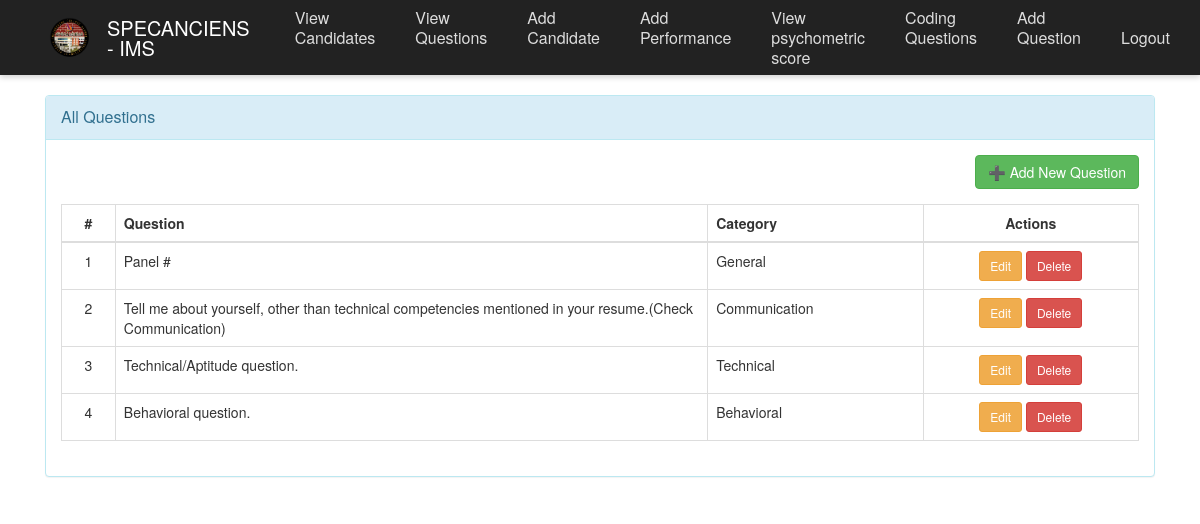
The app's page /viewQuestions.php (signed in) with its own data.
### tables this page shows
CREATE TABLE `ims_questions` (
  `question_id` int(10) NOT NULL,
  `question` text DEFAULT NULL,
  `category` varchar(50) NOT NULL DEFAULT 'General'
);

### inc/classes/DB.php (called while the page is built, shortened)
<?php
class DB {
    private $host = "localhost";
    private $dbname = "specanciensdb";
    private $dbuser = "root";
    private $dbpass = "";
    private $conn;
    public function __construct() {
        if (!$this->conn) {
            try {
                $dsn = "mysql:host={$this->host};dbname={$this->dbname};charset=utf8";
                $this->conn = new PDO($dsn, $this->dbuser, $this->dbpass);
                $this->conn->setAttribute(PDO::ATTR_ERRMODE, PDO::ERRMODE_EXCEPTION);
            } catch (PDOException $e) {
                die("<h3>Database Connection Failed</h3>" . $e->getMessage());
            }
        }
    }
    public function simplequerywithoutcondition($query) {
        $stmt = $this->conn->query($query);
        return $stmt;
    }
}
?>

### inc/classes/View.php (called while the page is built, shortened)
<?php
include("DB.php");
class View {
    private $db;
    function __construct() {
        $this->db = new DB();
    }
    function viewQuestions() {
        $sql = "SELECT * FROM ims_questions";
        $query = $this->db->simplequerywithoutcondition($sql);
        return $query->fetchAll();
    }
}
?>

### viewQuestions.php (the view, shortened to what this page needs)
<?php
include("inc/classes/View.php");
$view = new View();
$viewQuestions = $view->viewQuestions();
?>
<!DOCTYPE html>
<html lang="en">
<head>
    <link href="//maxcdn.bootstrapcdn.com/bootstrap/3.3.0/css/bootstrap.min.css" rel="stylesheet">
</head>
<body>
<div class="container">
    <?php include('nav.php'); ?>
    <div class="mainbox col-md-12 col-sm-10" style="margin-top: 10px;">
        <div class="panel panel-info">
            <div class="panel-heading">
                <div class="panel-title">All Questions</div>
            </div>
            <div class="panel-body">
                <?php if ($role === 'admin'): ?>
                    <div class="text-right" style="margin-bottom: 15px;">
                        <a href="addQuestion.php" class="btn btn-success">➕ Add New Question</a>
                    </div>
                <?php endif; ?>
                <?php if (!empty($viewQuestions)): ?>
                    <table class="table table-bordered">
                        <thead>
                            <tr>
                                <th style="width: 5%; text-align: center;">#</th>
                                <th style="width: 55%;">Question</th>
                                <th style="width: 20%;">Category</th>
                                <th style="width: 20%; text-align: center;">Actions</th>
                            </tr>
                        </thead>
                        <tbody>
                            <?php foreach ($viewQuestions as $index => $question): ?>
                                <tr>
                                    <td style="text-align: center;"><?= $index + 1 ?></td>
                                    <td><?= htmlspecialchars($question['question']) ?></td>
                                    <td><?= ucfirst($question['category']) ?></td>
                                    <td style="text-align: center;">
                                        <?php if ($role === 'admin'): ?>
                                            <a href="editQuestion.php?id=<?= $question['question_id'] ?>" class="btn btn-warning btn-sm">Edit</a>
                                            <a href="deleteQuestion.php?id=<?= $question['question_id'] ?>"
                                               class="btn btn-danger btn-sm"
                                               onclick="return confirm('Are you sure you want to delete this question?');">
                                                Delete
                                            </a>
                                        <?php else: ?>
                                            <span class="text-muted">No action</span>
                                        <?php endif; ?>
                                    </td>
                                </tr>
                            <?php endforeach; ?>
                        </tbody>
                    </table>
                <?php else: ?>
                    <div class="alert alert-info text-center">No questions available to display.</div>
                <?php endif; ?>
            </div>
        </div>
    </div>
</div>
</body>
</html>

### nav.php (style rules this page uses)
body { padding-top: 85px; }

### records on screen
ims_questions: question "Panel #", category "General"
ims_questions: question "Tell me about yourself, other than technical competencies mentioned in your resume.(Check Communication)", category "Communication"
ims_questions: question "Technical/Aptitude question.", category "Technical"
ims_questions: question "Behavioral question.", category "Behavioral"
